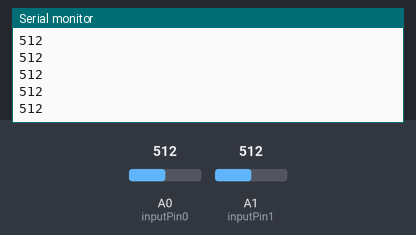
Bench run of a sketch on a simulated Arduino Uno, built with avr-gcc and run on an emulated ATmega328P. Shown: the last lines printed to the serial monitor. Inputs (shaded band) come from the test bench; at power-on: A0 (inputPin0) = 512, A1 (inputPin1) = 512.

Above: at 1.2 s.
1.3 s: A0 (inputPin0) set to 716
At 2.2 s:
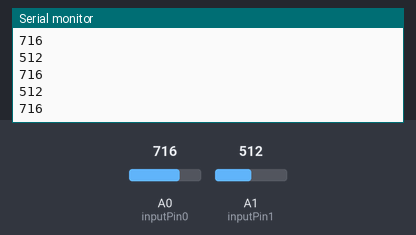
2.8 s: A1 (inputPin1) set to 306
At 3.6 s:
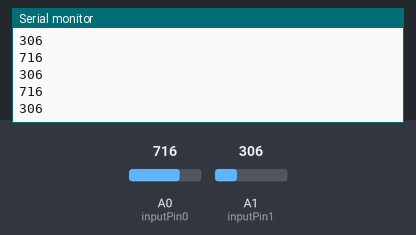
4.3 s: A0 (inputPin0) set to 900
At 5.0 s:
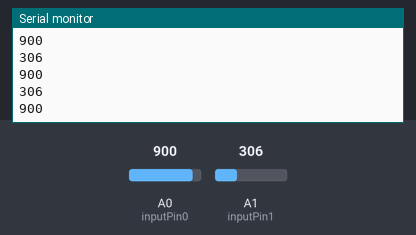
5.8 s: A1 (inputPin1) set to 122
At 6.5 s:
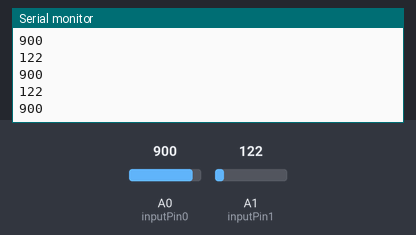
Timing chart, 0 to 8.3 s (numbered marks = the images above; inputs shaded):
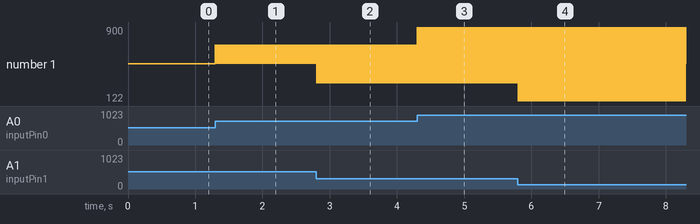

Measured:
- after the input at 1.3 s, the serial monitor: prints a new line at once (image 1)
- after the input at 2.8 s, the serial monitor: prints a new line at once (image 2)
- after the input at 4.3 s, the serial monitor: prints a new line at once (image 3)
- after the input at 5.8 s, the serial monitor: prints a new line at once (image 4)
- plotted number 1: 512 → 306 after the input at 2.8 s

The sketch:

AnalogInput2.ino
```cpp
/*
  Analog input 2

 Reads 2 analog input pins (range 0-1023) and
 prints the results to the serial monitor.

 The circuit:
 * analog signal connected to analog pin A0.
 * analog signal connected to analog pin A1.

*/

// These constants won't change.  They're used to give names
// to the pins used:
const int inputPin0 = A0;  // Analog input pin 0
const int inputPin1 = A1;  // Analog input pin 1

void setup() {
    Serial.begin(9600);
}

void loop() {
  int currentTime = millis();
  // analogRead values from 0 to 1023 (10 bit ADC)
  int sensorVal0 = analogRead(inputPin0);
  int sensorVal1 = analogRead(inputPin1);


  // print the results to the serial monitor:
  Serial.println(sensorVal0);
//  Serial.print("  ");
  Serial.println(sensorVal1);

  delay(10);  // sample time ms
//  Serial.print("Current Time is:");
//  Serial.println(millis() - currentTime);
}
```
